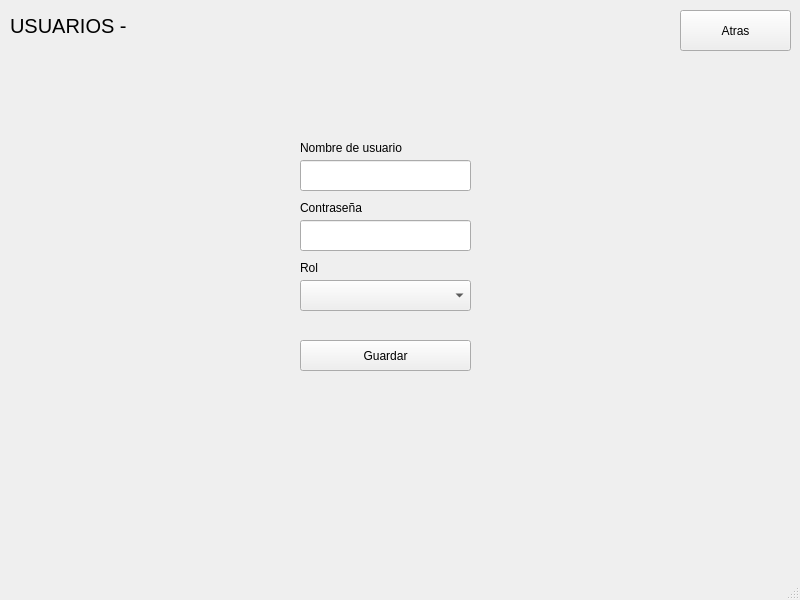
<?xml version="1.0" encoding="UTF-8"?>
<ui version="4.0">
 <class>usersCreateWindow</class>
 <widget class="QMainWindow" name="usersCreateWindow">
  <property name="geometry">
   <rect>
    <x>0</x>
    <y>0</y>
    <width>800</width>
    <height>600</height>
   </rect>
  </property>
  <property name="windowTitle">
   <string>BANCO</string>
  </property>
  <widget class="QWidget" name="centralwidget">
   <widget class="QLabel" name="label">
    <property name="geometry">
     <rect>
      <x>10</x>
      <y>10</y>
      <width>131</width>
      <height>31</height>
     </rect>
    </property>
    <property name="font">
     <font>
      <pointsize>15</pointsize>
     </font>
    </property>
    <property name="text">
     <string>USUARIOS -</string>
    </property>
   </widget>
   <widget class="QLabel" name="lbl_show_user">
    <property name="geometry">
     <rect>
      <x>130</x>
      <y>10</y>
      <width>451</width>
      <height>31</height>
     </rect>
    </property>
    <property name="font">
     <font>
      <pointsize>15</pointsize>
     </font>
    </property>
    <property name="text">
     <string/>
    </property>
   </widget>
   <widget class="QPushButton" name="btn_back">
    <property name="geometry">
     <rect>
      <x>680</x>
      <y>10</y>
      <width>111</width>
      <height>41</height>
     </rect>
    </property>
    <property name="text">
     <string>Atras</string>
    </property>
   </widget>
   <widget class="QLineEdit" name="input_username">
    <property name="geometry">
     <rect>
      <x>300</x>
      <y>160</y>
      <width>171</width>
      <height>31</height>
     </rect>
    </property>
   </widget>
   <widget class="QComboBox" name="slect_roles">
    <property name="geometry">
     <rect>
      <x>300</x>
      <y>280</y>
      <width>171</width>
      <height>31</height>
     </rect>
    </property>
   </widget>
   <widget class="QLineEdit" name="input_password">
    <property name="geometry">
     <rect>
      <x>300</x>
      <y>220</y>
      <width>171</width>
      <height>31</height>
     </rect>
    </property>
   </widget>
   <widget class="QPushButton" name="btn_store">
    <property name="geometry">
     <rect>
      <x>300</x>
      <y>340</y>
      <width>171</width>
      <height>31</height>
     </rect>
    </property>
    <property name="text">
     <string>Guardar</string>
    </property>
   </widget>
   <widget class="QLabel" name="label_2">
    <property name="geometry">
     <rect>
      <x>300</x>
      <y>140</y>
      <width>111</width>
      <height>16</height>
     </rect>
    </property>
    <property name="text">
     <string>Nombre de usuario</string>
    </property>
   </widget>
   <widget class="QLabel" name="label_3">
    <property name="geometry">
     <rect>
      <x>300</x>
      <y>200</y>
      <width>111</width>
      <height>16</height>
     </rect>
    </property>
    <property name="text">
     <string>Contraseña</string>
    </property>
   </widget>
   <widget class="QLabel" name="label_4">
    <property name="geometry">
     <rect>
      <x>300</x>
      <y>260</y>
      <width>111</width>
      <height>16</height>
     </rect>
    </property>
    <property name="text">
     <string>Rol</string>
    </property>
   </widget>
  </widget>
  <widget class="QMenuBar" name="menubar">
   <property name="geometry">
    <rect>
     <x>0</x>
     <y>0</y>
     <width>800</width>
     <height>33</height>
    </rect>
   </property>
  </widget>
  <widget class="QStatusBar" name="statusbar"/>
 </widget>
 <resources/>
 <connections/>
</ui>
